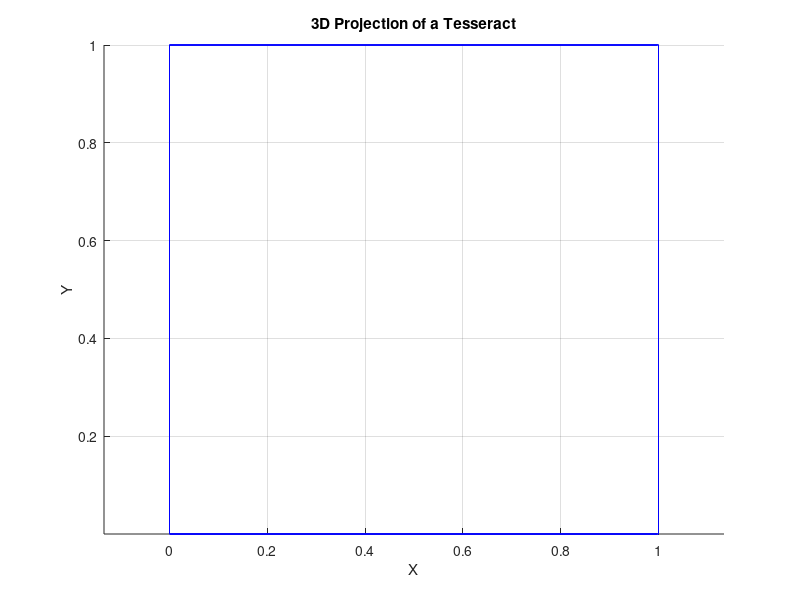

Write MATLAB code to recreate this figure.
% Define vertices of a tesseract
vertices = [
    0 0 0 0;
    0 0 0 1;
    0 0 1 0;
    0 0 1 1;
    0 1 0 0;
    0 1 0 1;
    0 1 1 0;
    0 1 1 1;
    1 0 0 0;
    1 0 0 1;
    1 0 1 0;
    1 0 1 1;
    1 1 0 0;
    1 1 0 1;
    1 1 1 0;
    1 1 1 1
];

% Projection to 3D
projection_matrix = [1 0 0 0; 
                     0 1 0 0; 
                     0 0 1 0];
vertices_3d = vertices * projection_matrix';

% Define edges of a tesseract
edges = [
    1 2; 1 3; 1 5; 2 4; 2 6; 3 4; 3 7;
    4 8; 5 6; 5 7; 6 8; 7 8;
    9 10; 9 11; 9 13; 10 12; 10 14; 11 12;
    11 15; 12 16; 13 14; 13 15; 14 16; 15 16;
    1 9; 2 10; 3 11; 4 12; 5 13; 6 14;
    7 15; 8 16
];

% Plotting the tesseract
figure;
hold on;
for i = 1:size(edges, 1)
    x = [vertices_3d(edges(i, 1), 1), vertices_3d(edges(i, 2), 1)];
    y = [vertices_3d(edges(i, 1), 2), vertices_3d(edges(i, 2), 2)];
    z = [vertices_3d(edges(i, 1), 3), vertices_3d(edges(i, 2), 3)];
    plot3(x, y, z, 'b');
end

% Set plot limits and labels
axis equal;
xlabel('X');
ylabel('Y');
zlabel('Z');
title('3D Projection of a Tesseract');
grid on;
hold off;